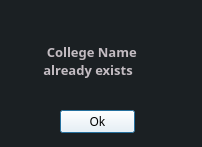
<?xml version="1.0" encoding="UTF-8"?>
<ui version="4.0">
 <class>dlgCollegeError3</class>
 <widget class="QDialog" name="dlgCollegeError3">
  <property name="geometry">
   <rect>
    <x>0</x>
    <y>0</y>
    <width>202</width>
    <height>147</height>
   </rect>
  </property>
  <property name="minimumSize">
   <size>
    <width>202</width>
    <height>147</height>
   </size>
  </property>
  <property name="maximumSize">
   <size>
    <width>202</width>
    <height>147</height>
   </size>
  </property>
  <property name="windowTitle">
   <string>Error</string>
  </property>
  <property name="styleSheet">
   <string notr="true">background: #1b2023;</string>
  </property>
  <widget class="QLabel" name="txtCollegeError3">
   <property name="geometry">
    <rect>
     <x>40</x>
     <y>20</y>
     <width>121</width>
     <height>81</height>
    </rect>
   </property>
   <property name="font">
    <font>
     <family>JetBrains Mono</family>
     <pointsize>10</pointsize>
     <weight>75</weight>
     <bold>true</bold>
    </font>
   </property>
   <property name="styleSheet">
    <string notr="true">color: #c3bcc2;</string>
   </property>
   <property name="text">
    <string>  College Name 
 already exists</string>
   </property>
  </widget>
  <widget class="QPushButton" name="btnCollegeError3">
   <property name="geometry">
    <rect>
     <x>60</x>
     <y>110</y>
     <width>75</width>
     <height>23</height>
    </rect>
   </property>
   <property name="font">
    <font>
     <family>JetBrains Mono</family>
     <pointsize>9</pointsize>
    </font>
   </property>
   <property name="styleSheet">
    <string notr="true">background: white;
</string>
   </property>
   <property name="text">
    <string>Ok</string>
   </property>
  </widget>
 </widget>
 <resources/>
 <connections/>
</ui>
